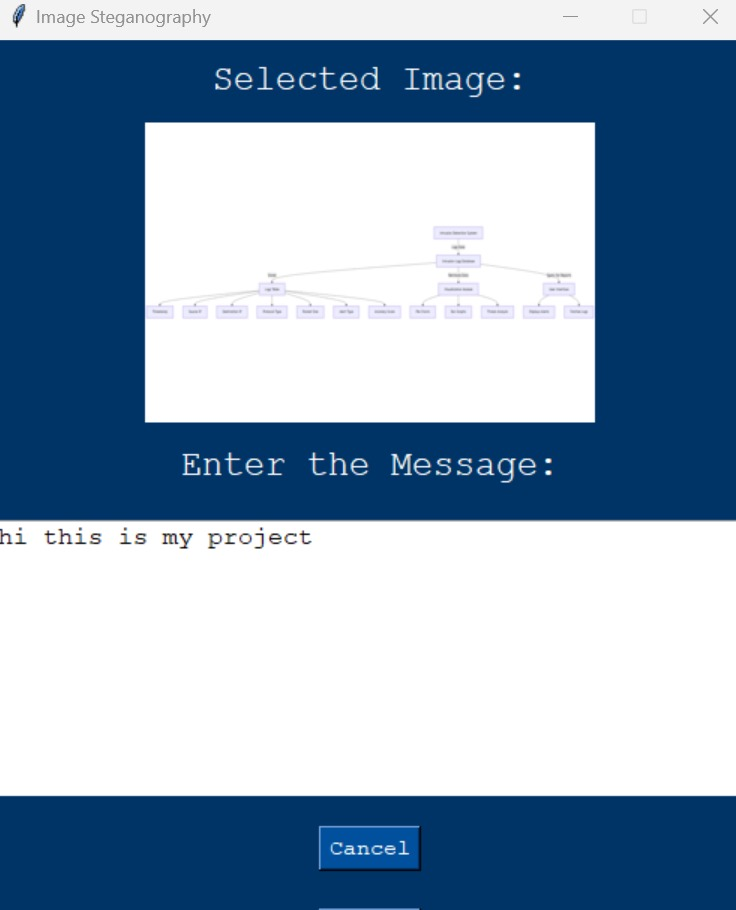
#> input picture WhatsApp Image 2025-12-01 at 16.54.20.jpeg, 736 x 910 px
$ python -i steganography.py   (imports and definitions only)
#> lines starting #> are read from the running program, lines starting #| are printed output that depends on the picture
from tkinter import *
from tkinter import ttk
import tkinter.filedialog
from PIL import ImageTk, Image
from tkinter import messagebox
from io import BytesIO
import os

class Stegno:
    output_image_size = 0

    # [20 lines left out: function main, not called in this run]

    def home(self, frame):
        frame.destroy()
        self.main(root)

    # [201 lines left out: functions frame1_decode, frame2_decode, decode, frame1_encode, frame2_encode, info and 4 more, not called in this run]

    def page3(self, frame):
        frame.destroy()
        self.main(root)

# [1 line not run here, left out]
o = Stegno()
# [2 lines not run here, left out]

>>> import cv2
>>> picture = cv2.imread('WhatsApp Image 2025-12-01 at 16.54.20.jpeg', cv2.IMREAD_GRAYSCALE)
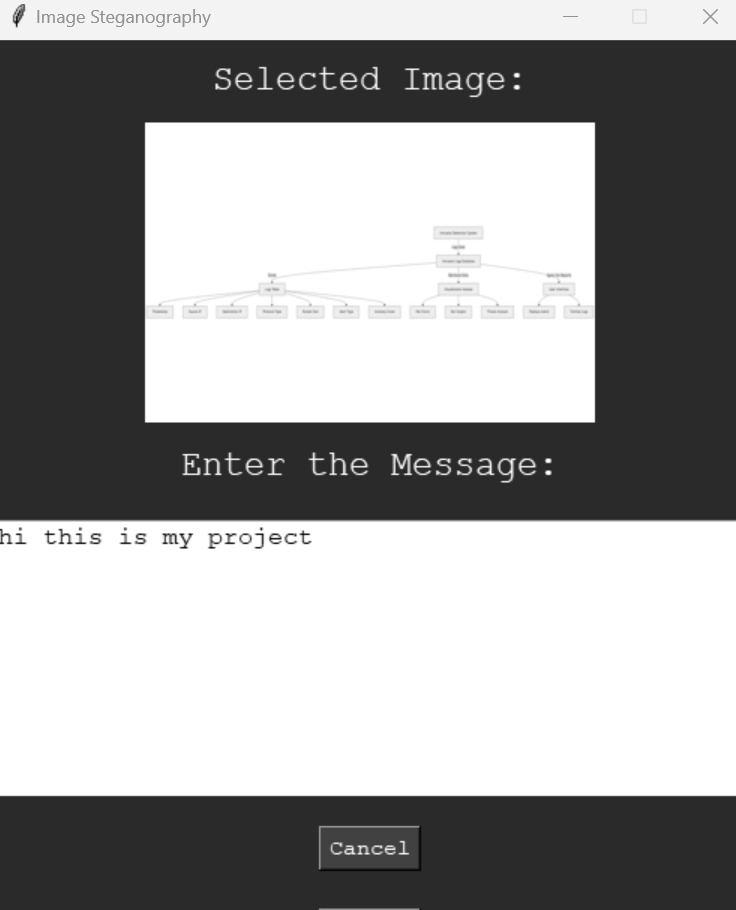
#> picture: shape (910, 736); min 2, max 255, mean 158.6
#> (the run stopped early here; a loop or call above may not have finished)

$ run again, on WhatsApp Image 2025-12-01 at 16.55.13.jpeg
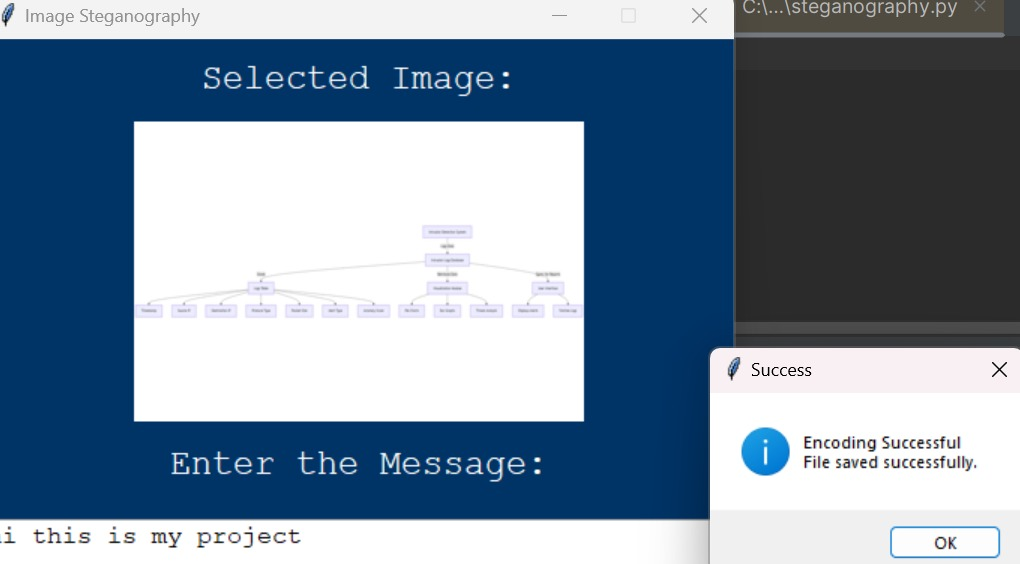
#> input picture WhatsApp Image 2025-12-01 at 16.55.13.jpeg, 1020 x 564 px
#> `picture = cv2.imread('WhatsApp Image 2025-12-01 at 16.54.20.jpeg', cv2..`:
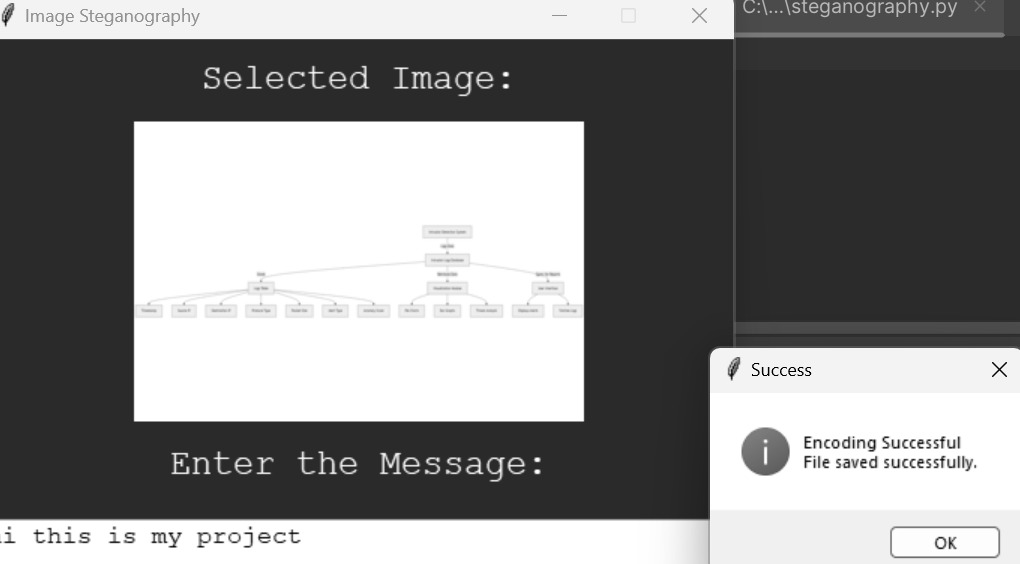
#> picture: shape (564, 1020); min 0, max 255, mean 138
